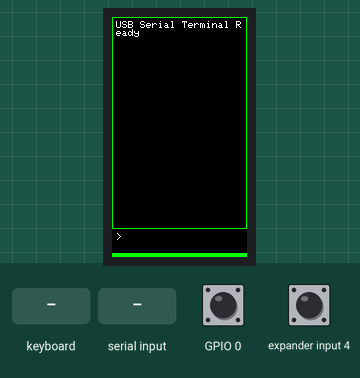
Recording of a sketch running on a simulated ESP32-S3. On the bench: 135×240 colour display. The test bench sets the inputs (shaded band); at power-on: GPIO 0 HIGH, expander input 4 HIGH.

Above: at 1.4 s.
1.5 s: keyboard key "1" received
3.7 s: "1\n" received over Serial
Timing chart, 0 to 6.7 s (numbered marks = the images above; inputs shaded):
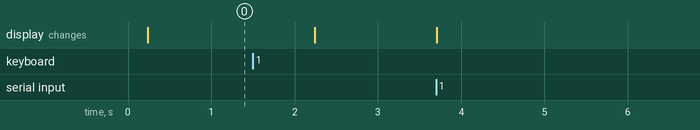

The sketch:

USBSerialTerminal-M5Cardputer.ino
```cpp
#include "M5Cardputer.h"
#include "M5GFX.h"

M5Canvas canvas(&M5Cardputer.Display);
String data = "> ";
unsigned long lastKeyPressTime = 0; // Store the last key press time
const unsigned long debounceDelay = 200; // Debounce delay in milliseconds
bool baudRateDetected = false;

void setup() {
    auto cfg = M5.config();
    M5Cardputer.begin(cfg, true);
    M5Cardputer.Display.setRotation(1);
    M5Cardputer.Display.setTextSize(1.0);
    M5Cardputer.Display.drawRect(0, 0, M5Cardputer.Display.width(), M5Cardputer.Display.height() - 28, GREEN);
    M5Cardputer.Display.fillRect(0, M5Cardputer.Display.height() - 4, M5Cardputer.Display.width(), 4, GREEN);

    canvas.setTextSize(1.0);
    canvas.createSprite(M5Cardputer.Display.width() - 8, M5Cardputer.Display.height() - 36);
    canvas.setTextScroll(true);
    canvas.println("USB Serial Terminal Ready");
    canvas.pushSprite(4, 4);
    M5Cardputer.Display.drawString(data, 4, M5Cardputer.Display.height() - 24);
}

void loop() {
    if (!baudRateDetected) {
        detectBaudRate();
    }

    M5Cardputer.update();
    unsigned long currentTime = millis();

    // Check if there is incoming serial data over USB
    while (Serial.available()) {
        char incomingByte = Serial.read();
        if (isPrintable(incomingByte) || incomingByte == '\n') {
            if (incomingByte == '\n') {
                canvas.println();
            } else {
                canvas.print(incomingByte);
            }
            canvas.pushSprite(4, 4);
        }
    }

    // Keyboard input handling with debounce
    if (M5Cardputer.Keyboard.isChange() && M5Cardputer.Keyboard.isPressed() && currentTime - lastKeyPressTime > debounceDelay) {
        Keyboard_Class::KeysState status = M5Cardputer.Keyboard.keysState();

        for (auto i : status.word) {
            if (i && i != '\b') {
                data += i;
            }
        }

        if (status.del && data.length() > 2) {
            data.remove(data.length() - 1);
        }

        if (status.enter) {
            Serial.println(data.substring(2));
            canvas.println(data);
            data = "> ";
            canvas.pushSprite(4, 4);
        }

        // Refresh the input area with current buffer content
        M5Cardputer.Display.fillRect(0, M5Cardputer.Display.height() - 28, M5Cardputer.Display.width(), 24, BLACK);
        M5Cardputer.Display.drawString(data, 4, M5Cardputer.Display.height() - 24);

        lastKeyPressTime = currentTime; // Update the last key press time
    }
}

void detectBaudRate() {
    Serial.begin(9600); // Start with a low baud rate
    delay(10);
    while (!Serial && millis() < 5000) {
        // Wait for Serial port to be ready
    }
    if (Serial) {
        baudRateDetected = true;
        // Here you can add code to check received data to confirm baud rate
        // For simplicity, let's wait for a short time before continuing
        delay(2000);
    }
}
```
